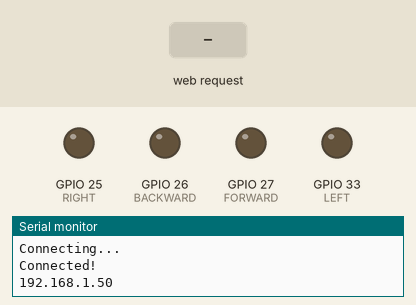
The sketch below on a simulated ESP32. Shown: output pins drawn as LEDs (lit = HIGH), the last lines printed to the serial monitor. The inputs (shaded band) are chosen by the test bench. WiFi joins after 1.5 s; servers stay silent unless stated.

Above: at 3.2 s.
3.3 s: HTTP request GET /forward received
At 3.7 s:
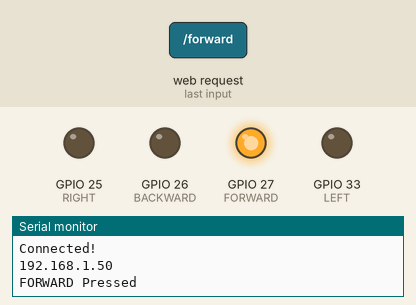
4.8 s: HTTP request GET /backward received
At 6.0 s:
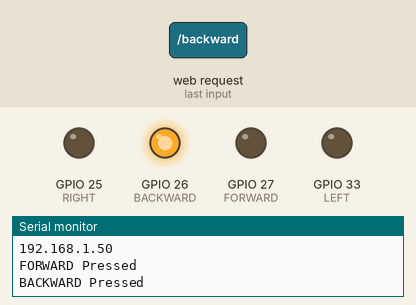
6.3 s: HTTP request GET /right received
At 7.2 s:
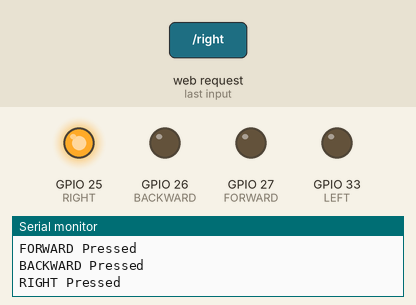
7.8 s: HTTP request GET /left received
At 8.3 s:
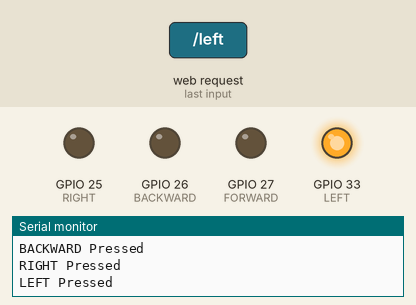
9.3 s: HTTP request GET /off received
At 10.7 s:
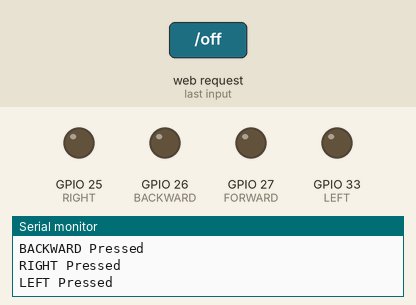
Timing chart, 0 to 11.8 s (numbered marks = the images above; inputs shaded):
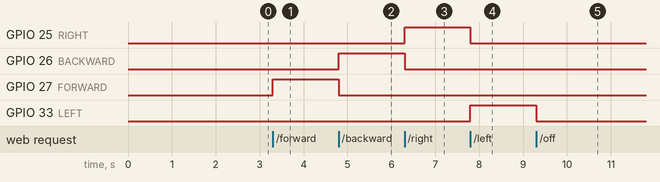

Measured:
- after the input at 3.3 s, GPIO 27 (FORWARD): LOW → HIGH at once
- after the input at 4.8 s, GPIO 26 (BACKWARD): LOW → HIGH at once; GPIO 27 (FORWARD): HIGH → LOW at once
- after the input at 6.3 s, GPIO 25 (RIGHT): LOW → HIGH at once; GPIO 26 (BACKWARD): HIGH → LOW at once
- after the input at 7.8 s, GPIO 25 (RIGHT): HIGH → LOW at once; GPIO 33 (LEFT): LOW → HIGH at once
- after the input at 9.3 s, GPIO 33 (LEFT): HIGH → LOW at once

The sketch:

esp32_navigation.ino
```cpp
#include <WiFi.h>
#include <WebServer.h>

const char* ssid = "SSID";
const char* pass = "PASS";

IPAddress local_ip(192, 168, 0, 169);
IPAddress gateway(192, 168, 0, 1);
IPAddress subnet(255, 255, 255, 0);

const int FORWARD = 27;
const int BACKWARD = 26;
const int RIGHT = 25;
const int LEFT = 33;

WebServer server(80);

void rootPage() {
  String page =
  "<h1>esp32 navigation control </h1>"
  "<a href='/forward'><button>FORWARD</button></a><br><br>"
  "<a href='/backward'><button>BACKWARD</button></a><br><br>"
  "<a href='/left'><button>LEFT</button></a><br><br>"
  "<a href='/right'><button>RIGHT</button></a>"
  "<a href='/off'><button>OFF</button></a>";

  server.send(200, "text/html", page);
}

void moveForward() {
  allOff();
  Serial.println("FORWARD Pressed");
  digitalWrite(FORWARD, HIGH);
  server.sendHeader("Location", "/");
  server.send(303);
}

void moveBackward() {
  allOff();
  Serial.println("BACKWARD Pressed");
  digitalWrite(BACKWARD, HIGH);
  server.sendHeader("Location", "/");
  server.send(303);
}

void moveRight() {
  allOff();
  Serial.println("RIGHT Pressed");
  digitalWrite(RIGHT, HIGH);
  server.sendHeader("Location", "/");
  server.send(303);
}

void moveLeft() {
  allOff();
  Serial.println("LEFT Pressed");
  digitalWrite(LEFT, HIGH);
  server.sendHeader("Location", "/");
  server.send(303);
}

void allOff() {
  digitalWrite(FORWARD, LOW);
  digitalWrite(BACKWARD, LOW);
  digitalWrite(RIGHT, LOW);
  digitalWrite(LEFT, LOW);
  server.sendHeader("Location", "/");
  server.send(303);
}

void setup() {
  Serial.begin(115200);
  pinMode(FORWARD, OUTPUT);
  pinMode(BACKWARD, OUTPUT);
  pinMode(RIGHT, OUTPUT);
  pinMode(LEFT, OUTPUT);

  if(!WiFi.config(local_ip, gateway, subnet)) {
    Serial.println("failed configuring static ip");
  }

  WiFi.begin(ssid, pass);
  while(WiFi.status() != WL_CONNECTED) {
    Serial.println("Connecting...");
    delay(1000);
  }
  Serial.println();
  Serial.println("Connected!");
  Serial.println(WiFi.localIP());

  server.on("/", rootPage);
  server.on("/forward", moveForward);
  server.on("/backward", moveBackward);
  server.on("/right", moveRight);
  server.on("/left", moveLeft);
  server.on("/off", allOff);
  server.begin();
}

void loop() {
  server.handleClient();
}
```
